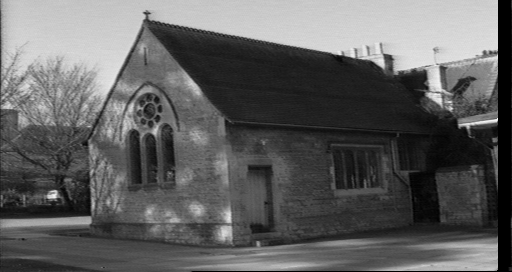
#> input picture img/chapel00.png, 512 x 272 px, found by its file name
$ python lab2_epipolar.py
#> lines starting #> are read from the running program, lines starting #| are printed output that depends on the picture; long printed decimals are rounded
import numpy as np
import cv2


def normalize_transformation(points: np.ndarray) -> np.ndarray:
    """
    Compute a similarity transformation matrix that translate the points such that
    their center is at the origin & the avg distance from the origin is sqrt(2)
    :param points: <float: num_points, 2> set of key points on an image
    :return: (sim_trans <float, 3, 3>)
    """
    #computing the center of the points by computing the mean of x and y
    # TODO: find center of the set of points by computing mean of x & y
    # Evaluate the mean of x and y for all points
    center = np.mean(points,axis=0)

    # TODO: matrix of distance from every point to the origin, shape: <num_points, 1>
    # Evaluate the distance from every point to the origin
    dist = np.linalg.norm(points - center, axis=1)

    # TODO: scale factor the similarity transformation = sqrt(2) / (mean of dist)
    # Evaluate the scale factor
    s = np.sqrt(2) / np.mean(dist)

    sim_trans = np.array([
        [s,     0,      -s * center[0]],
        [0,     s,      -s * center[1]],
        [0,     0,      1]
    ])
    return sim_trans


def homogenize(points: np.ndarray) -> np.ndarray:
    """
    Convert points to homogeneous coordinate
    :param points: <float: num_points, num_dim>
    :return: <float: num_points, 3>
    """
    return np.concatenate((points, np.ones((points.shape[0], 1))), axis=1)


# read image & put them in grayscale
# Read image from teh path: /home/emanuele/Desktop/AVG/TP_AVG/TP2_stereo/img
imgloc1 = "/home/emanuele/Desktop/AVG/TP_AVG/TP2_stereo/img/chapel00.png"
img1 = cv2.imread(imgloc1)  # queryImage
#> img1 is the input picture: shape (272, 512, 3); min 0, max 245, mean 96.2
imgloc2 = "/home/emanuele/Desktop/AVG/TP_AVG/TP2_stereo/img/chapel01.png"
img2 = cv2.imread(imgloc2) # trainImage
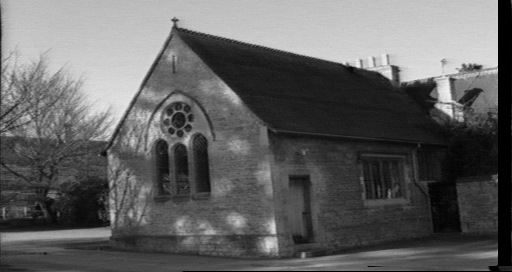
#> input picture img/chapel01.png, 512 x 272 px, found by its file name
#> img2 is the input picture: shape (272, 512, 3); min 0, max 241, mean 97.9
# check if image is read successfully
assert img1 is not None, 'Failed to read image1'
assert img2 is not None, 'Failed to read image2'
# detect kpts & compute descriptor
orb = cv2.ORB_create()
kp1, des1 = orb.detectAndCompute(img1, None)
#> kp1 = 479 keypoints; strongest (x, y, size): (468, 126, 31), (54, 194, 53.6), (423, 73, 64.3), (55, 196, 44.6)
kp2, des2 = orb.detectAndCompute(img2, None)
#> kp2 = 485 keypoints; strongest (x, y, size): (430, 80, 77.1), (396, 67, 53.6), (389, 76, 53.6), (358, 66, 31)

# match kpts
bf = cv2.BFMatcher(cv2.NORM_HAMMING, crossCheck=True)
matches = bf.match(des1, des2)
#> matches = 234 matches

# organize key points into matrix, each row is a point
query_kpts = np.array([kp1[m.queryIdx].pt for m in matches]).reshape((-1, 2))  # shape: <num_pts, 2>
#> query_kpts = 234 pairs, first value 46 to 480, second value 44 to 227
train_kpts = np.array([kp2[m.trainIdx].pt for m in matches]).reshape((-1, 2))  # shape: <num_pts, 2>
#> train_kpts = 234 pairs, first value 94.56 to 464.4, second value 55 to 234

# normalize kpts
T_query = normalize_transformation(query_kpts)  # get the similarity transformation for normalizing query kpts
#> in normalize_transformation, `center = np.mean(points,axis=0)`: center = [246.4, 107.2]
#> in normalize_transformation, `dist = np.linalg.norm(points - center, axis=1)`: dist = 234 values, max 239.6 at index 17, min 27.03 at index 215, mean 136.6
#> in normalize_transformation, `s = np.sqrt(2) / np.mean(dist)`: s = 0.0104
#> in normalize_transformation, `sim_trans = np.array([ [s,     0,      -s * center[0]], [0,     s,    ..`: sim_trans = [[0.0104, 0, -2.55], [0, 0.0104, -1.11], [0, 0, 1]]
#> T_query has the same summary as sim_trans in normalize_transformation
print('T_query: ', T_query)
#| T_query:  [[ 0.01036  0.         -2.552]
#|  [ 0.          0.01036 -1.111]
#|  [ 0.          0.          1.        ]]
# TODO: apply T_query to query_kpts to normalize them
#converting manually to homogeneous coordinates
#normalized_query_kpts = np.concatenate((query_kpts, np.ones((normalized_query_kpts.shape[0], 1))), axis=1)
normalized_query_kpts = T_query @ homogenize(query_kpts).T

T_train = normalize_transformation(train_kpts)  # get the similarity transformation for normalizing train kpts
#> T_train = [[0.011, 0, -2.93], [0, 0.011, -1.29], [0, 0, 1]]
# TODO: apply T_train to train_kpts to normalize them
#converting manually to homogeneous coordinates
#normalized_train_kpts = np.concatenate((train_kpts, np.ones((normalized_train_kpts.shape[0], 1))), axis=1)
normalized_train_kpts = T_train @ homogenize(train_kpts).T

print('normalized_query_kpts.shape: ', normalized_query_kpts.shape)
#| normalized_query_kpts.shape:  (3, 234)
print('normalized_train_kpts.shape: ', normalized_train_kpts.shape)
#| normalized_train_kpts.shape:  (3, 234)
#print('normalized_query_kpts: ', normalized_query_kpts)
#print('normalized_train_kpts: ', normalized_train_kpts)

# construct homogeneous linear equation to find fundamental matrix
# TODO: construct A according to Eq.(3) in lab subject
A = np.array([])
# A should be a matrix with shape <num_pts, 9>
# each row of A is constructed from a pair of normalized kpts
# A = [x'x, x'y, x', y'x, y'y, y', x, y, 1]
x_prime = normalized_train_kpts[0,:]
#> x_prime = 234 values, max 2.2 at index 92, min -1.89 at index 187, mean 1.21e-16
print(x_prime.shape)
#| (234,)
y_prime = normalized_train_kpts[1,:]
#> y_prime = 234 values, max 1.3 at index 44, min -0.681 at index 40, mean -3.8e-17
print(y_prime.shape)
#| (234,)
x = normalized_query_kpts[0,:]
#> x = 234 values, max 2.42 at index 17, min -2.08 at index 41, mean 6.07e-17
print(x.shape)
#| (234,)
y = normalized_query_kpts[1,:]
#> y = 234 values, max 1.24 at index 35, min -0.655 at index 40, mean 1.25e-16
print(y.shape)
#| (234,)

A = np.array([x_prime*x, x_prime*y, x_prime, y_prime*x, y_prime*y, y_prime, x, y, np.ones(x.shape[0])]).T
print(A.shape)
#| (234, 9)

# TODO: find vector f by solving A f = 0 using SVD
# hint: perform SVD of A using np.linalg.svd to get u, s, vh (vh is the transpose of v)
# hint: f is the last column of v
f = np.array([])  # TODO: find f

#performing SVD of A
u, s, vh = np.linalg.svd(A)
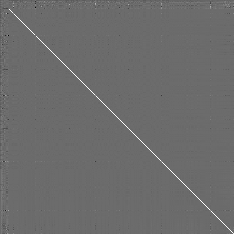
#> u: shape (234, 234) float64; min -0.733, max 0.993, mean -8.93e-05; drawn with min black and max white
#> s = [41.81, 28.07, 8.22, 6.95, 6.25, 6.08, 2.14, 1.8, 0.992]
#f is the last column of v
f = vh[-1]
#> f = [0.00775, -0.205, 0.315, 0.205, 0.0119, 0.575, -0.324, -0.617, -0.0166]


# arrange f into 3x3 matrix to get fundamental matrix F
F = f.reshape(3, 3)
#> F = [[0.00775, -0.205, 0.315], [0.205, 0.0119, 0.575], [-0.324, -0.617, -0.0166]]
print('rank F: ', np.linalg.matrix_rank(F))  # should be = 3
#| rank F:  3

# TODO: force F to have rank 2
# hint: perform SVD of F using np.linalg.svd to get u, s, vh
# hint: set the smallest singular value of F to 0
# hint: reconstruct F from u, new_s, vh

#performing SVD of F
u, s, vh = np.linalg.svd(F)
#> u = [[0.122, -0.534, 0.837], [-0.347, -0.813, -0.468], [0.93, -0.233, -0.284]]; s = [0.73, 0.684, 0.00308]; vh = [[-0.509, -0.826, -0.242], [-0.139, 0.356, -0.924], [0.849, -0.437, -0.296]]
#setting the smallest singular value of F to 0
#Print s to see the smallest singular value
print("s before: ", s)
#| s before:  [0.7298 0.6836 0.003076]
s[-1] = 0
#Print s after setting the smallest singular value to 0
print("s after: ", s)
#| s after:  [0.7298 0.6836 0.        ]
#reconstructing F from u, new_s, vh
F = u @ np.diag(s) @ vh
#> F = [[0.00556, -0.204, 0.316], [0.206, 0.0112, 0.574], [-0.323, -0.617, -0.0169]]

assert np.linalg.matrix_rank(F) == 2, 'Fundamental matrix must have rank 2'

# TODO: de-normlaize F
# hint: last line of Algorithme 1 in the lab subject
F = T_train.T @ F @ T_query
#> F = [[6.36e-07, -2.33e-05, 0.00583], [2.36e-05, 1.29e-06, 0.000397], [-0.00627, -0.000369, -0.0987]]

txtpath = "/home/emanuele/Desktop/AVG/TP_AVG/TP2_stereo/chapel.00.01.F"
#> (the run stopped early here; a loop or call above may not have finished)
